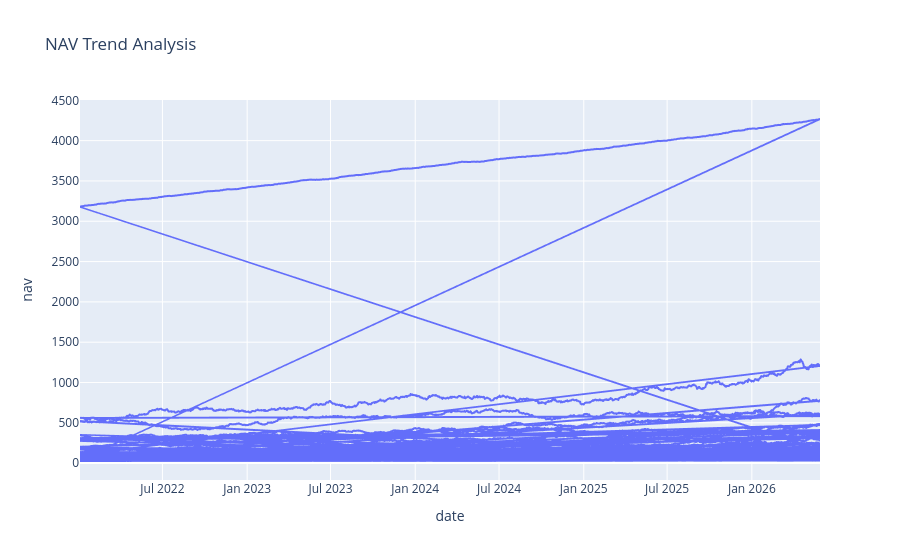

Source (notebook cell):
### Code cell
import plotly.express as px

fig = px.line(nav, x="date", y="nav", title="NAV Trend Analysis")
fig.show()

### Figure 1 — Plotly figure (JSON) as saved in the notebook; plotly's stock layout.template omitted (floating-point values rounded to 4 significant figures; data arrays with more than 128 entries replaced by an {"elided": "..."} marker saying what was removed)
{"data": [{"hovertemplate": "date=%{x}<br>nav=%{y}<extra></extra>", "legendgroup": "", "line": {"color": "#636efa", "dash": "solid"}, "marker": {"symbol": "circle"}, "mode": "lines", "name": "", "showlegend": false, "type": "scattergl", "x": {"elided": "46000 str values"}, "xaxis": "x", "y": {"elided": "46000 float values"}, "yaxis": "y"}], "layout": {"legend": {"tracegroupgap": 0}, "title": {"text": "NAV Trend Analysis"}, "xaxis": {"anchor": "y", "domain": [0, 1], "title": {"text": "date"}}, "yaxis": {"anchor": "x", "domain": [0, 1], "title": {"text": "nav"}}}}
